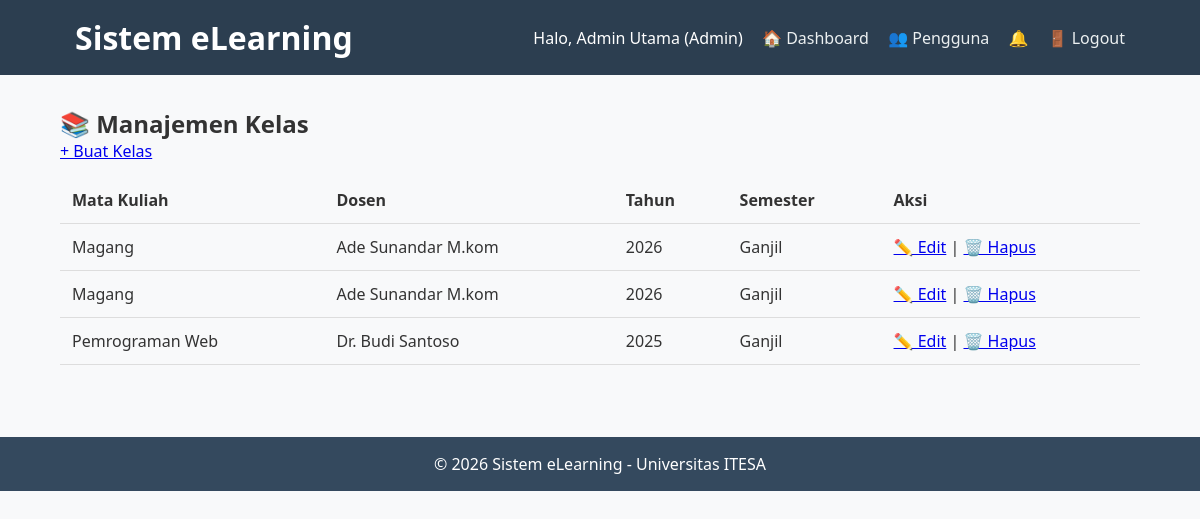
Screenshot of /admin/manage_classes.php (signed in) with the database file from the repository.
### tables this page shows
CREATE TABLE `profiles` (
  `id_user` int(11) NOT NULL,
  `nim_nidn` varchar(20) DEFAULT NULL,
  `foto` varchar(255) DEFAULT NULL,
  `alamat` text DEFAULT NULL,
  `fakultas` varchar(100) DEFAULT NULL,
  `prodi` varchar(100) DEFAULT NULL
);

CREATE TABLE `users` (
  `id` int(11) NOT NULL,
  `username` varchar(50) NOT NULL,
  `password` varchar(255) NOT NULL,
  `nama_lengkap` varchar(100) NOT NULL,
  `email` varchar(100) NOT NULL,
  `role` enum('admin','dosen','mahasiswa') NOT NULL
);

CREATE TABLE `classes` (
  `id` int(11) NOT NULL,
  `id_course` int(11) NOT NULL,
  `id_dosen` int(11) NOT NULL,
  `tahun_akademik` year(4) NOT NULL,
  `semester` enum('Ganjil','Genap') NOT NULL
);

CREATE TABLE `courses` (
  `id` int(11) NOT NULL,
  `kode_mk` varchar(20) NOT NULL,
  `nama_mk` varchar(100) NOT NULL,
  `deskripsi` text DEFAULT NULL,
  `sks` tinyint(4) NOT NULL CHECK (`sks` between 1 and 6)
);

### includes/functions.php (called while the page is built, shortened)
<?php
if (!function_exists('get_user_info')) {
    function get_user_info($pdo, $user_id) {
        $stmt = $pdo->prepare("SELECT u.*, p.nim_nidn, p.foto FROM users u LEFT JOIN profiles p ON u.id = p.id_user WHERE u.id = ?");
        $stmt->execute([$user_id]);
        return $stmt->fetch(PDO::FETCH_ASSOC);
    }
}
?>

### admin/manage_classes.php (the view, shortened to what this page needs)
<?php
require_once '../includes/header.php';
$stmt = $pdo->prepare("
    SELECT c.id, co.nama_mk, u.nama_lengkap AS dosen, c.tahun_akademik, c.semester
    FROM classes c
    JOIN courses co ON c.id_course = co.id
    JOIN users u ON c.id_dosen = u.id
    ORDER BY c.tahun_akademik DESC
");
$stmt->execute();
$classes = $stmt->fetchAll();
?>
<h2>📚 Manajemen Kelas</h2>
<a href="create_class.php" class="btn">+ Buat Kelas</a>
<table class="table">
    <thead>
        <tr>
            <th>Mata Kuliah</th>
            <th>Dosen</th>
            <th>Tahun</th>
            <th>Semester</th>
            <th>Aksi</th>
        </tr>
    </thead>
    <tbody>
        <?php foreach ($classes as $c): ?>
        <tr>
            <td><?= htmlspecialchars($c['nama_mk']) ?></td>
            <td><?= htmlspecialchars($c['dosen']) ?></td>
            <td><?= $c['tahun_akademik'] ?></td>
            <td><?= $c['semester'] ?></td>
            <td>
                <a href="edit_class.php?id=<?= $c['id'] ?>">✏️ Edit</a> |
                <a href="delete_class.php?id=<?= $c['id'] ?>" onclick="return confirm('Hapus kelas ini?')">🗑️ Hapus</a>
            </td>
        </tr>
        <?php endforeach; ?>
    </tbody>
</table>
<?php include '../includes/footer.php'; ?>

### includes/header.php (shortened to what this page needs)
<?php
require_once __DIR__ . '/auth.php';
$user = get_user_info($pdo, $_SESSION['user_id']);
$notif_count = 0;
if (is_logged_in()) {
    $stmt = $pdo->prepare("SELECT COUNT(*) FROM notifications WHERE id_user = ? AND is_read = 0");
    $stmt->execute([$_SESSION['user_id']]);
    $notif_count = $stmt->fetchColumn();
}
?>
<!DOCTYPE html>
<html lang="id">
<head>
    <link rel="stylesheet" href="/elearning/assets/css/style.css">
</head>
<body>
    <header>
        <div class="container">
            <h1>Sistem eLearning</h1>
            <nav>
                <span>Halo, <?= htmlspecialchars($user['nama_lengkap']) ?> (<?= ucfirst($user['role']) ?>)</span>
                <?php if ($_SESSION['role'] === 'admin'): ?>
                    <a href="/elearning/admin/dashboard.php">🏠 Dashboard</a>
                    <a href="#">👥 Pengguna</a>
                <?php endif; ?>
                <?php if ($notif_count > 0): ?>
                    <a href="/elearning/notifications.php" style="color:red;">🔔 (<?= $notif_count ?>)</a>
                <?php else: ?>
                    <a href="/elearning/notifications.php">🔔</a>
                <?php endif; ?>
                <a href="/elearning/logout.php">🚪 Logout</a>
            </nav>
        </div>
    </header>
    <div class="container main-content">

### assets/css/style.css (style rules this page uses)
* { margin: 0; padding: 0; box-sizing: border-box; }
body { font-family: 'Segoe UI', Tahoma, Geneva, Verdana, sans-serif; background: #f8f9fa; color: #333; }
.container { width: 90%; max-width: 1200px; margin: 0 auto; padding: 0 15px; }
header { background: #2c3e50; color: white; padding: 1rem 0; }
header .container { display: flex; justify-content: space-between; align-items: center; }
header nav a { color: #ecf0f1; text-decoration: none; margin-left: 15px; }
.main-content { padding: 2rem 0; }
.table { width: 100%; border-collapse: collapse; margin-top: 15px; }
.table th, .table td { padding: 12px; text-align: left; border-bottom: 1px solid #ddd; }

### rows the page displays
profiles: id_user.nama_lengkap "Admin Utama", id_user.role "Admin"
classes: id_course.nama_mk "Magang", id_dosen.nama_lengkap "Ade Sunandar M.kom", tahun_akademik "2026", semester "Ganjil"
classes: id_course.nama_mk "Magang", id_dosen.nama_lengkap "Ade Sunandar M.kom", tahun_akademik "2026", semester "Ganjil"
classes: id_course.nama_mk "Pemrograman Web", id_dosen.nama_lengkap "Dr. Budi Santoso", tahun_akademik "2025", semester "Ganjil"
